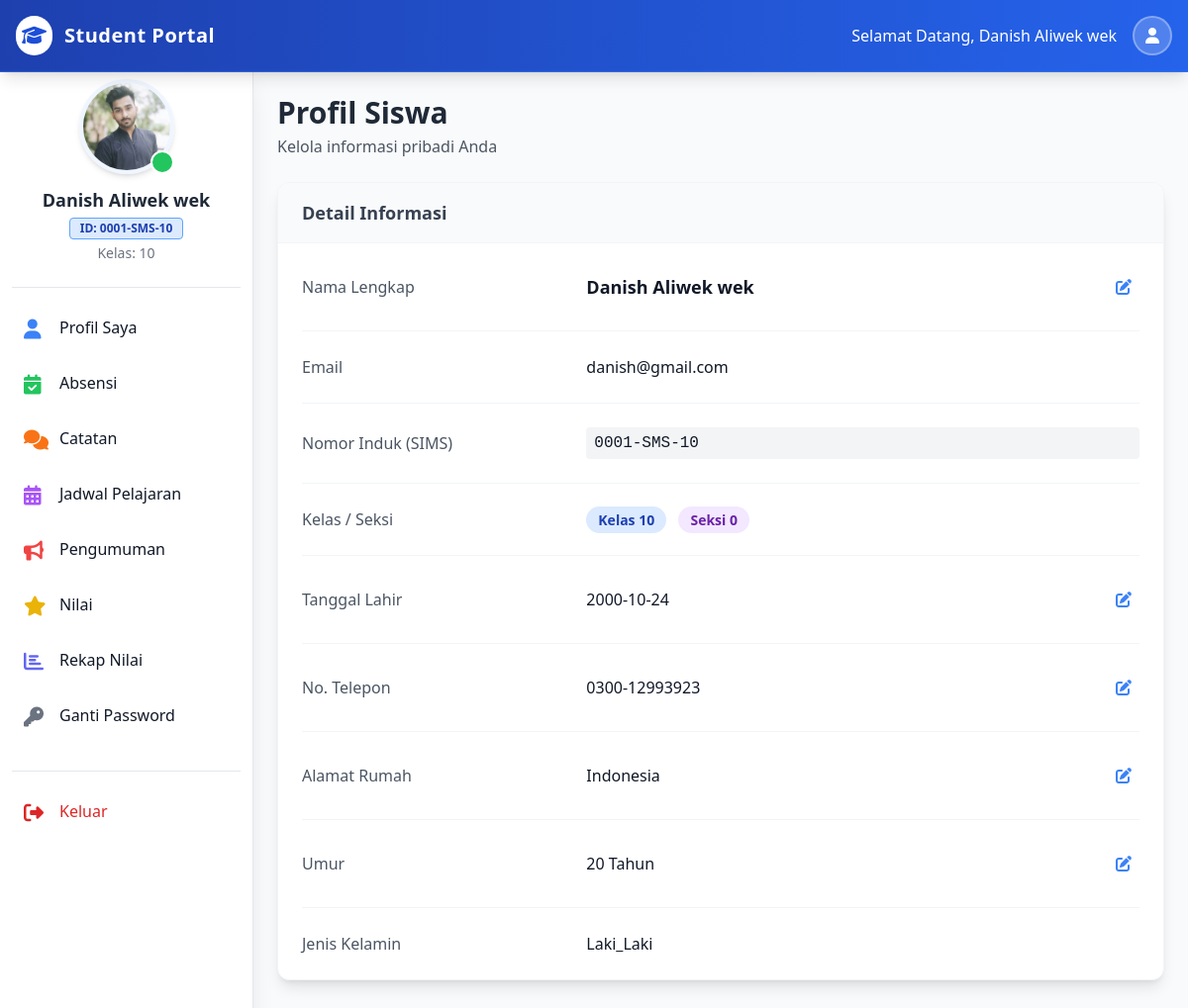
Screenshot of /siswa/index.php?profil (signed in) with the database file from the repository.
### tables this page shows
CREATE TABLE `kelas` (
  `id_kelas` int NOT NULL,
  `nama_kelas` varchar(50) NOT NULL,
  `nama_mapel` varchar(300) NOT NULL,
  `nama_seksi` varchar(50) NOT NULL,
  `k_id_guru` int NOT NULL,
  `created_at` datetime NOT NULL DEFAULT CURRENT_TIMESTAMP
);

CREATE TABLE `siswa` (
  `id_siswa` int NOT NULL,
  `id_sims` varchar(20) NOT NULL,
  `nama_siswa` varchar(100) NOT NULL,
  `email_siswa` varchar(30) NOT NULL,
  `password_siswa` varchar(200) NOT NULL,
  `kelas_siswa` int NOT NULL,
  `seksi_siswa` int NOT NULL,
  `tanggal_lahir_siswa` date NOT NULL,
  `foto_siswa` varchar(300) NOT NULL,
  `telepon_siswa` varchar(30) NOT NULL,
  `alamat_siswa` varchar(200) NOT NULL,
  `umur_siswa` int NOT NULL,
  `jekel_siswa` enum('Laki_Laki','Perempuan') NOT NULL,
  `status_siswa` enum('Aktif','Disable') NOT NULL DEFAULT 'Aktif',
  `tanggal_regis_siswa` datetime NOT NULL DEFAULT CURRENT_TIMESTAMP,
  `nik_ortu` varchar(20) DEFAULT NULL
);

### siswa/profil_siswa.php (the view, shortened to what this page needs)
<div class="p-4 sm:ml-64">
    <div class="max-w-4xl mx-auto">
        <?php
        $student_id = $_SESSION['student_id'];
        $student_sql = "SELECT * FROM `siswa` WHERE id_siswa='$student_id'";
        $student_result = $conn->query($student_sql);
        $student_row = $student_result->fetch_assoc();
        ?>
        <div class="mb-6 mt-4">
             <h1 class="text-3xl font-bold text-gray-800">Profil Siswa</h1>
             <p class="text-gray-600 mt-1">Kelola informasi pribadi Anda</p>
        </div>
        <div class="bg-white rounded-xl shadow-lg overflow-hidden border border-gray-100">
            <div class="px-6 py-4 border-b border-gray-100 bg-gray-50 flex justify-between items-center">
                <h2 class="text-lg font-semibold text-gray-700">Detail Informasi</h2>
            </div>
            <form method="post" enctype='multipart/form-data' class="p-6">
                <div class="grid grid-cols-1 md:grid-cols-3 gap-4 mb-6 pb-6 border-b border-gray-100 items-center">
                    <div class="font-medium text-gray-600">Nama Lengkap</div>
                    <div class="md:col-span-2">
                         <div class="flex items-center justify-between group">
                            <span class="text-gray-900 font-semibold text-lg"><?= $student_row['nama_siswa'] ?></span>
                            <button type="button" id="name-edit" class="text-blue-500 hover:text-blue-700 hover:bg-blue-100 p-2 rounded transition"><i class="fa fa-edit"></i></button>
                        </div>
                    </div>
                </div>
                 <div class="grid grid-cols-1 md:grid-cols-3 gap-4 mb-6 pb-6 border-b border-gray-100 items-center">
                    <div class="font-medium text-gray-600">Email</div>
                    <div class="md:col-span-2 text-gray-900"><?= $student_row['email_siswa'] ?></div>
                </div>
                 <div class="grid grid-cols-1 md:grid-cols-3 gap-4 mb-6 pb-6 border-b border-gray-100 items-center">
                    <div class="font-medium text-gray-600">Nomor Induk (SIMS)</div>
                    <div class="md:col-span-2 text-gray-900 font-mono bg-gray-100 inline-block px-2 py-1 rounded"><?= $student_row['id_sims'] ?></div>
                </div>
                <div class="grid grid-cols-1 md:grid-cols-3 gap-4 mb-6 pb-6 border-b border-gray-100 items-center">
                     <div class="font-medium text-gray-600">Kelas / Seksi</div>
                    <div class="md:col-span-2 text-gray-900">
                        <span class="bg-blue-100 text-blue-800 px-3 py-1 rounded-full text-sm font-semibold">Kelas <?= $student_row['kelas_siswa'] ?></span>
                        <span class="bg-purple-100 text-purple-800 px-3 py-1 rounded-full text-sm font-semibold ml-2">Seksi <?= $student_row['seksi_siswa'] ?></span>
                    </div>
                </div>
                <div class="grid grid-cols-1 md:grid-cols-3 gap-4 mb-6 pb-6 border-b border-gray-100 items-center">
                    <div class="font-medium text-gray-600">Tanggal Lahir</div>
                    <div class="md:col-span-2">
                         <div class="flex items-center justify-between group">
                            <span class="text-gray-900"><?= $student_row['tanggal_lahir_siswa'] ?></span>
                            <button type="button" id="dob-edit" class="text-blue-500 hover:text-blue-700 hover:bg-blue-100 p-2 rounded transition"><i class="fa fa-edit"></i></button>
                        </div>
                    </div>
                </div>
                <div class="grid grid-cols-1 md:grid-cols-3 gap-4 mb-6 pb-6 border-b border-gray-100 items-center">
                    <div class="font-medium text-gray-600">No. Telepon</div>
                     <div class="md:col-span-2">
                         <div class="flex items-center justify-between group">
                            <span class="text-gray-900"><?= $student_row['telepon_siswa'] ?></span>
                            <button type="button" id="phone-edit" class="text-blue-500 hover:text-blue-700 hover:bg-blue-100 p-2 rounded transition"><i class="fa fa-edit"></i></button>
                        </div>
                    </div>
                </div>
                 <div class="grid grid-cols-1 md:grid-cols-3 gap-4 mb-6 pb-6 border-b border-gray-100 items-center">
                    <div class="font-medium text-gray-600">Alamat Rumah</div>
                     <div class="md:col-span-2">
                         <div class="flex items-center justify-between group">
                            <span class="text-gray-900"><?= $student_row['alamat_siswa'] ?></span>
                            <button type="button" id="address-edit" class="text-blue-500 hover:text-blue-700 hover:bg-blue-100 p-2 rounded transition"><i class="fa fa-edit"></i></button>
                        </div>
                    </div>
                </div>
                 <div class="grid grid-cols-1 md:grid-cols-3 gap-4 mb-6 pb-6 border-b border-gray-100 items-center">
                    <div class="font-medium text-gray-600">Umur</div>
                     <div class="md:col-span-2">
                         <div class="flex items-center justify-between group">
                            <span class="text-gray-900"><?= $student_row['umur_siswa'] ?> Tahun</span>
                            <button type="button" id="age-edit" class="text-blue-500 hover:text-blue-700 hover:bg-blue-100 p-2 rounded transition"><i class="fa fa-edit"></i></button>
                        </div>
                    </div>
                </div>
                 <div class="grid grid-cols-1 md:grid-cols-3 gap-4 items-center">
                    <div class="font-medium text-gray-600">Jenis Kelamin</div>
                    <div class="md:col-span-2 text-gray-900"><?= $student_row['jekel_siswa'] ?></div>
                </div>
            </form>
        </div>
         <div class="h-20"></div>
    </div>
</div>

### siswa/partials/student_sidebar.php
<?php
    require_once('../partials/_connection.php');
    $student_pic = $_SESSION['student_pic'];
    $student_name = $_SESSION['student_name'];
    $student_rollno = $_SESSION['student_rollno'];
    $student_class_id = $_SESSION['student_class'];
    $fetch_class_sql = "SELECT nama_kelas FROM kelas WHERE id_kelas = '$student_class_id' ";
    $class_result = $conn->query($fetch_class_sql);
    $fetch_class_row = $class_result->fetch_assoc();
    $student_class = $fetch_class_row['nama_kelas'];
?>
<aside class="fixed left-0 top-16 w-64 h-full bg-white shadow-xl overflow-y-auto border-r border-gray-200 z-10 transition-transform -translate-x-full sm:translate-x-0" id="logo-sidebar">
    <div class="h-full px-3 py-4 overflow-y-auto bg-white">
        <div class="flex flex-col items-center pb-6 border-b border-gray-200 mb-4">
            <div class="relative">
                <img class="w-24 h-24 rounded-full object-cover border-4 border-blue-50 shadow-md" src="../admin/admin_images/registration/<?= $student_pic ?>" alt="Profile" onerror="this.src='https://ui-avatars.com/api/?name=<?= urlencode($student_name) ?>&background=random'">
                <div class="absolute bottom-0 right-0 w-6 h-6 bg-green-500 border-2 border-white rounded-full"></div>
            </div>
            <h5 class="mt-3 text-lg font-bold text-gray-800 text-center"><?= htmlspecialchars($student_name) ?></h5>
            <div class="flex flex-col items-center text-sm text-gray-500 mt-1">
                <span class="bg-blue-100 text-blue-800 text-xs font-semibold px-2.5 py-0.5 rounded border border-blue-400">ID: <?= htmlspecialchars($student_rollno) ?></span>
                <span class="mt-1">Kelas: <?= htmlspecialchars($student_class) ?></span>
            </div>
        </div>
        <ul class="space-y-2 font-medium">
            <li>
                <a href="index.php?profil" class="flex items-center p-3 text-gray-900 rounded-lg hover:bg-blue-50 group transition duration-200">
                    <i class="fas fa-user w-6 h-6 text-xl text-blue-500 group-hover:text-blue-700"></i>
                    <span class="ml-3 group-hover:translate-x-1 transition-transform">Profil Saya</span>
                </a>
            </li>
            <li>
                <a href="index.php?absensi" class="flex items-center p-3 text-gray-900 rounded-lg hover:bg-blue-50 group transition duration-200">
                     <i class="fas fa-calendar-check w-6 h-6 text-xl text-green-500 group-hover:text-green-700"></i>
                    <span class="ml-3 group-hover:translate-x-1 transition-transform">Absensi</span>
                </a>
            </li>
            <li>
                <a href="index.php?catatan" class="flex items-center p-3 text-gray-900 rounded-lg hover:bg-blue-50 group transition duration-200">
                    <i class="fas fa-comments w-6 h-6 text-xl text-orange-500 group-hover:text-orange-700"></i>
                    <span class="ml-3 group-hover:translate-x-1 transition-transform">Catatan</span>
                </a>
            </li>
            <li>
                <a href="index.php?jadwal" class="flex items-center p-3 text-gray-900 rounded-lg hover:bg-blue-50 group transition duration-200">
                    <i class="fas fa-calendar-alt w-6 h-6 text-xl text-purple-500 group-hover:text-purple-700"></i>
                    <span class="ml-3 group-hover:translate-x-1 transition-transform">Jadwal Pelajaran</span>
                </a>
            </li>
            <li>
                <a href="index.php?pengumuman" class="flex items-center p-3 text-gray-900 rounded-lg hover:bg-blue-50 group transition duration-200">
                    <i class="fas fa-bullhorn w-6 h-6 text-xl text-red-500 group-hover:text-red-700"></i>
                    <span class="ml-3 group-hover:translate-x-1 transition-transform">Pengumuman</span>
                </a>
            </li>
            <li>
                <a href="index.php?nilai" class="flex items-center p-3 text-gray-900 rounded-lg hover:bg-blue-50 group transition duration-200">
                    <i class="fas fa-star w-6 h-6 text-xl text-yellow-500 group-hover:text-yellow-700"></i>
                    <span class="ml-3 group-hover:translate-x-1 transition-transform">Nilai</span>
                </a>
            </li>
            <li>
                <a href="index.php?rekap_nilai" class="flex items-center p-3 text-gray-900 rounded-lg hover:bg-blue-50 group transition duration-200">
                    <i class="fas fa-chart-bar w-6 h-6 text-xl text-indigo-500 group-hover:text-indigo-700"></i>
                    <span class="ml-3 group-hover:translate-x-1 transition-transform">Rekap Nilai</span>
                </a>
            </li>
            <li>
                <a href="index.php?ganti_password" class="flex items-center p-3 text-gray-900 rounded-lg hover:bg-blue-50 group transition duration-200">
                    <i class="fas fa-key w-6 h-6 text-xl text-gray-500 group-hover:text-gray-700"></i>
                    <span class="ml-3 group-hover:translate-x-1 transition-transform">Ganti Password</span>
                </a>
            </li>
        </ul>
        <div class="mt-8 border-t border-gray-200 pt-4">
            <ul class="space-y-2 font-medium">
                <li>
                     <a href="index.php?logout" class="flex items-center p-3 text-red-600 rounded-lg hover:bg-red-50 group transition duration-200">
                        <i class="fas fa-sign-out-alt w-6 h-6 text-xl"></i>
                        <span class="ml-3">Keluar</span>
                    </a>
                </li>
            </ul>
        </div>
    </div>
</aside>

### siswa/partials/student_head.php (style rules this page uses)
body { font-family: 'Inter', sans-serif; background-color: #f3f4f6; }

### rows the page displays
kelas: nama_kelas "10"
siswa: nama_siswa "Danish Aliwek wek", email_siswa "danish@gmail.com", id_sims "0001-SMS-10", kelas_siswa "10", seksi_siswa "0", tanggal_lahir_siswa "2000-10-24", telepon_siswa "0300-12993923", alamat_siswa "Indonesia", umur_siswa "20", jekel_siswa "Laki_Laki"

### other values shown
$student_name "Danish Aliwek wek"
$student_rollno "0001-SMS-10"
